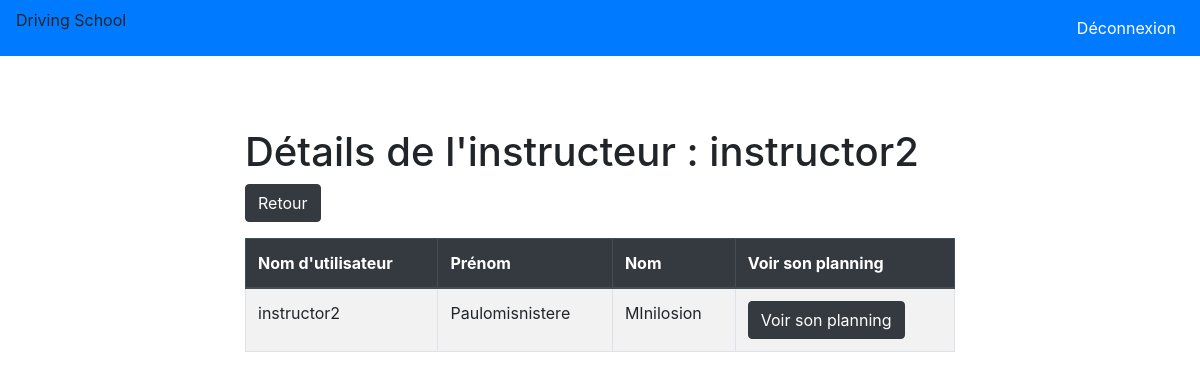
The page /secretary/instructor/102/account on the database its author committed.
### Instructor/models.py (models this page shows, shortened)
class Instructor(models.Model):
    username = models.CharField(max_length=200)
    password = models.CharField(max_length=200)
    name = models.CharField(max_length=200,default="")
    lastname = models.CharField(max_length=200,default="")

### Secretary/views.py (the view)
# urls.py: path('instructor/<int:pk>/account', views.instructorDetail, name='instructorDetail'),
def instructorDetail(request, pk):
    instructor = get_object_or_404(Instructor, pk=pk)
    context = {
        'instructor': instructor,
    }
    return render(request, 'instructorDetail.html', context)

### Secretary/templates/instructorDetail.html (shortened to what this page needs)
{% extends "base.html" %}
{% block content %}
<div class="container-fluid">
    <div class="row justify-content-center mt-5">
        <div class="col-8">
            <h1>Détails de l'instructeur : {{ instructor.username }}</h1>
            <a class="btn btn-dark" href="{% url 'Secretary:homeSecretary'%}">Retour</a>
            <table class="table table-bordered table-striped table-hover mt-3">
                <thead class="thead-dark">
                    <tr>
                        <th scope="col">Nom d'utilisateur</th>
                        <th scope="col">Prénom</th>
                        <th scope="col">Nom</th>
                        <th scope="col">Voir son planning</th>
                    </tr>
                </thead>
                <tbody>
                    <tr>
                        <td>{{ instructor.username }}</td>
                        <td>{{ instructor.name }}</td>
                        <td>{{ instructor.lastname }}</td>
                        <td><a class="btn btn-dark" href="{% url 'Secretary:planningInstructor' instructor.id %}">Voir son planning</a></td>
                    </tr>
                </tbody>
            </table>
        </div>
    </div>
</div>
{% endblock %}

### rows shown on the page
Instructor: username "instructor2", name "Paulomisnistere", lastname "MInilosion"
